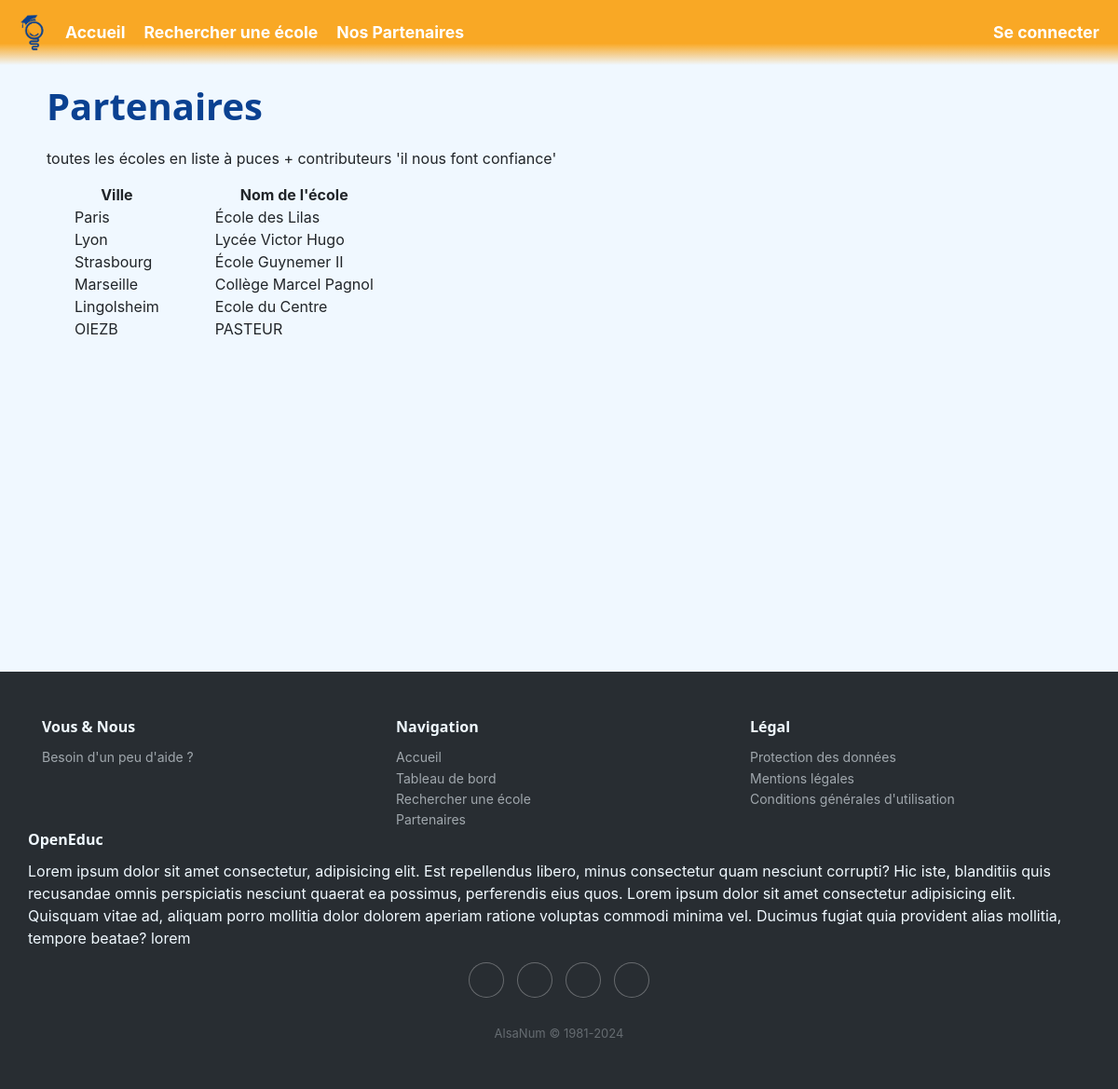
/partenaires, run on an earlier commit of the app's database.
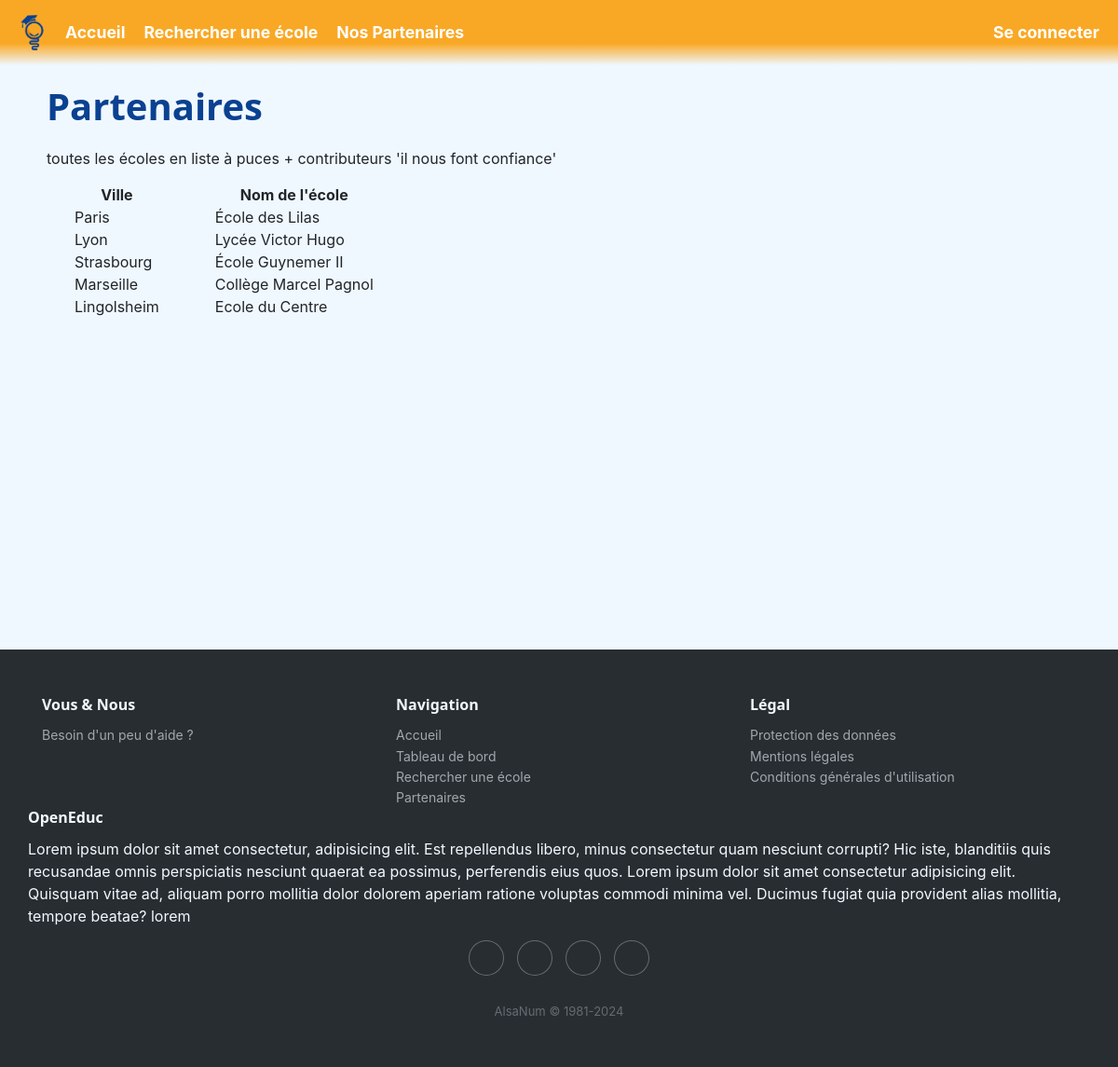
And on a later commit of the database.
### tables this page shows
CREATE TABLE Ecole (
idEcole INTEGER PRIMARY KEY,
nomEcole VARCHAR(255),
Adresse VARCHAR(255),
Ville VARCHAR(288),
CodePostal VARCHAR(10),
nbEleves INT,
Telephone VARCHAR(15),
Email VARCHAR(255),
cycleScolaire TEXT CHECK( cycleScolaire IN ('maternelle','elementaire','college','lycee') )
);

### main.py (the view)
@app.route("/partenaires")
def partenaires() :
    ecoles = chercher_ecoleAll()
    ecoles = sorted(ecoles, key=lambda x: x[2])
    for ecole in ecoles :
        print(ecole[2], ecole[0])
    return render_template("views/partenaires.html",  ecoles=ecoles)

### db_requetes.py (called while the page is built)
def chercher_ecoleAll() :
    conn = sqlite3.connect(bdd_name)
    cur = conn.cursor()
    res = cur.execute("""
                      SELECT idEcole,nomEcole,Adresse,Ville,CodePostal,nbEleves,Telephone,Email,cycleScolaire
                      FROM Ecole
                      """)
    ecoles = res.fetchall()
    conn.close()
    return ecoles

### templates/views/partenaires.html (shortened to what this page needs)
{% extends "base.html" %}
{% block content %}
    <h1>Partenaires</h1>
    <p>toutes les écoles en liste à puces + contributeurs 'il nous font confiance'</p>
    <table>
        <thead>
            <tr>
                <th style="padding: 0 30px;text-align: center;">Ville</th>
                <th style="padding: 0 30px;text-align: center;">Nom de l'école</th>
        </thead>
        <tbody>
            {% for ecole in ecoles %}
            <tr>
                <td style="padding: 0 30px;">{{ ecole[3] }}</td>
                <td style="padding: 0 30px;">{{ ecole[1] }}</td>
            </tr>
            {% endfor %}
        </tbody>
    </table>
    <br><br><br><br><br><br><br><br><br><b><b></b></b>
{% endblock %}

### templates/base.html (shortened to what this page needs)
<!DOCTYPE html>
<html lang="fr">
<head>
    <link rel="stylesheet" href="https://cdnjs.cloudflare.com/ajax/libs/twitter-bootstrap/4.1.3/css/bootstrap.min.css">
    <link rel="stylesheet" href="https://cdnjs.cloudflare.com/ajax/libs/ionicons/2.0.1/css/ionicons.min.css">
    <link rel="stylesheet" href="{{ url_for('static', filename='css/style.css') }}">
</head>
<body>
    <nav id="navbar">
        <img src="{{ url_for('static', filename='img/logo.png') }}" alt="logo" width="50">
        <ul id="navbar-items">
            <li class="navbar-item">
                <a href="{{ url_for('index') }}">Accueil</a>
            </li>
            <li class="navbar-item">
                <a href="{{ url_for('recherche') }}">Rechercher une école</a>
            </li>
            <li class="navbar-item">
                <a href="{{ url_for('partenaires') }}">Nos Partenaires</a>
            </li>
            <li class="navbar-item login-logout">
                {% if session['username'] %}
                <a href="{{ url_for('logout') }}">Se déconnecter</a>
                {% else %}
                <a href="{{ url_for('login') }}">Se connecter</a>
                {% endif %}
            </li>
        </ul>
    </nav>
    <div id="container">
        {% block content %}{% endblock %}
    </div>
    <div class="footer-dark">
        <footer>
            <div class="container">
                <div class="row">
                    <div class="col-sm-6 col-md-4 item">
                        <h3>Vous & Nous</h3>
                        <ul>
                            <li><a href="https://nidal-e5.gitbook.io/openeduc" target="_blank">Besoin d'un peu d'aide ?</a></li>
                        </ul>
                    </div>
                    <div class="col-sm-6 col-md-4 item">
                            <h3>Navigation</h3>
                        <ul>
                            <li><a href="{{ url_for('index') }}">Accueil</a></li>
                            <li><a href="{{ url_for('dashboard') }}">Tableau de bord</a></li>
                            <li><a href="{{ url_for('recherche') }}">Rechercher une école</a></li>
                            <li><a href="{{ url_for('partenaires') }}">Partenaires</a></li>
                        </ul>
                    </div>
                    <div class="col-sm-6 col-md-4 item">
                        <h3>Légal</h3>
                        <ul>
                            <li><a href="{{ url_for('protectionDesDonnees') }}">Protection des données</a></li>
                            <li><a href="{{ url_for('mentionsLegales') }}">Mentions légales</a></li>
                            <li><a href="{{ url_for('cgu') }}">Conditions générales d'utilisation</a></li>
                        </ul>
                    </div>
                    <div class="col-6d-6 item te4t">
                        <h3>OpenEduc</h3>
                        <p>Lorem ipsum dolor sit amet consectetur, adipisicing elit. Est repellendus libero, minus consectetur quam nesciunt corrupti? Hic iste, blanditiis quis recusandae omnis perspiciatis nesciunt quaerat ea possimus, perferendis eius quos. Lorem ipsum dolor sit amet consectetur adipisicing elit. Quisquam vitae ad, aliquam porro mollitia dolor dolorem aperiam ratione voluptas commodi minima vel. Ducimus fugiat quia provident alias mollitia, tempore beatae? lorem</p>
                    </div>
                    <div class="col item social"><a href="#"></a><a href="#"></a><a href="#"></a><a href="#"></a></div>
                </div>
                <p class="copyright">AlsaNum © 1981-2024</p>
            </div>
        </footer>
    </div>
</body>
</html>

### static/css/style.css (style rules this page uses)
body { background-color:aliceblue; margin: 0; background-image: url('https://static.vecteezy.com/system/resources/previews/021/599/588/non_2x/abstract-white-and-gray-overlap-circles-background-3d-paper-circle-banner-with-drop-shadows-minimal-simple-design-for-presentation-flyer-brochure-website-book-etc-vector.jpg'); background-repeat: no-repeat; background-attachment: fixed; background-size: cover; }
#container { margin: 20px 50px; padding-bottom: 10%; }
h1 { font-size: 40px; margin-bottom: 20px; color: #0A4191; font-weight: bold; font-family: 'Segoe UI', Tahoma, Geneva, Verdana, sans-serif; }
h3 { font-size: 25px; margin-top: 20px; margin-bottom: 10px; font-weight: bold; font-family: 'Segoe UI', Tahoma, Geneva, Verdana, sans-serif; }
p { font-size: 16px; margin-bottom: 15px; }
#navbar { padding: 10px; display: flex; align-items: center; background: linear-gradient(#F9A825, #F9A825, #F9A825, #00000000); font-size: 1.1em; color: white; }
#navbar-items { list-style-type: none; margin: 0; padding: 0; display: flex; width: 100%; }
.navbar-item { margin: 0 10px; }
.navbar-item.login-logout { margin-left: auto; display: flex; }
.navbar-item a { text-decoration: none; display: block; color: white; font-weight: bold; }
.footer-dark { padding:50px 0; color:#f0f9ff; background-color:#282d32; }
.footer-dark h3 { margin-top:0; margin-bottom:12px; font-weight:bold; font-size:16px; }
.footer-dark ul { padding:0; list-style:none; line-height:1.6; font-size:14px; margin-bottom:0; }
.footer-dark ul a { color:inherit; text-decoration:none; opacity:0.6; }
.footer-dark .item.social { text-align:center; }
.footer-dark .item.social > a { font-size:20px; width:36px; height:36px; line-height:36px; display:inline-block; text-align:center; border-radius:50%; box-shadow:0 0 0 1px rgba(255,255,255,0.4); margin:0 8px; color:#fff; opacity:0.75; }
.footer-dark .copyright { text-align:center; padding-top:24px; opacity:0.3; font-size:13px; margin-bottom:0; }

What changed in the data, as far as the page shows it:
removed Ecole: Ville "OIEZB", nomEcole "PASTEUR"
